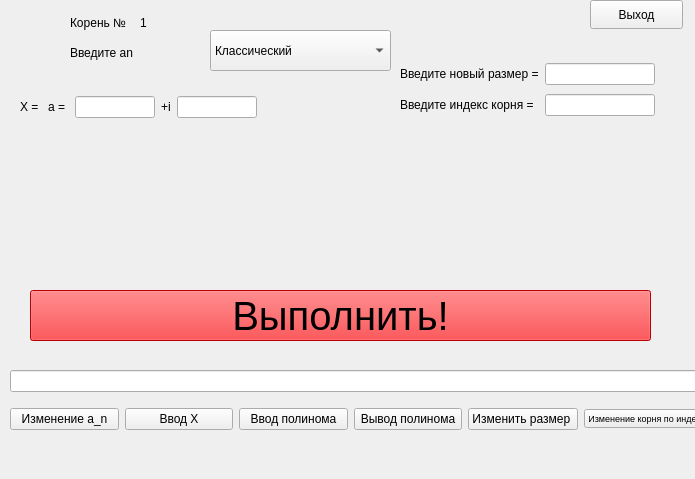
<?xml version="1.0" encoding="UTF-8"?>
<ui version="4.0">
 <class>Interface</class>
 <widget class="QWidget" name="Interface">
  <property name="geometry">
   <rect>
    <x>0</x>
    <y>0</y>
    <width>695</width>
    <height>479</height>
   </rect>
  </property>
  <property name="cursor">
   <cursorShape>ArrowCursor</cursorShape>
  </property>
  <property name="windowTitle">
   <string>Interface</string>
  </property>
  <property name="styleSheet">
   <string notr="true"/>
  </property>
  <widget class="QPushButton" name="do_but">
   <property name="geometry">
    <rect>
     <x>30</x>
     <y>290</y>
     <width>621</width>
     <height>51</height>
    </rect>
   </property>
   <property name="font">
    <font>
     <pointsize>30</pointsize>
    </font>
   </property>
   <property name="styleSheet">
    <string notr="true">background-color: rgb(255, 0, 4);
color: rgb(0, 0, 0);</string>
   </property>
   <property name="text">
    <string>Выполнить!</string>
   </property>
  </widget>
  <widget class="QComboBox" name="eprint_box">
   <property name="geometry">
    <rect>
     <x>210</x>
     <y>30</y>
     <width>181</width>
     <height>41</height>
    </rect>
   </property>
   <item>
    <property name="text">
     <string>Классический</string>
    </property>
   </item>
   <item>
    <property name="text">
     <string>Канонический</string>
    </property>
   </item>
  </widget>
  <widget class="QWidget" name="layoutWidget">
   <property name="geometry">
    <rect>
     <x>10</x>
     <y>360</y>
     <width>704</width>
     <height>81</height>
    </rect>
   </property>
   <layout class="QGridLayout" name="gridLayout_2">
    <item row="0" column="0">
     <widget class="QLineEdit" name="result_line">
      <property name="readOnly">
       <bool>true</bool>
      </property>
     </widget>
    </item>
    <item row="1" column="0">
     <layout class="QGridLayout" name="gridLayout">
      <item row="0" column="4">
       <widget class="QPushButton" name="change_len_but">
        <property name="text">
         <string>Изменить размер </string>
        </property>
       </widget>
      </item>
      <item row="0" column="2">
       <widget class="QPushButton" name="enter_pol_but">
        <property name="text">
         <string>Ввод полинома</string>
        </property>
       </widget>
      </item>
      <item row="0" column="0">
       <widget class="QPushButton" name="change_an_but">
        <property name="text">
         <string>Изменение a_n</string>
        </property>
       </widget>
      </item>
      <item row="0" column="1">
       <widget class="QPushButton" name="enter_X_but">
        <property name="text">
         <string>Ввод Х</string>
        </property>
       </widget>
      </item>
      <item row="0" column="3">
       <widget class="QPushButton" name="change_print_but">
        <property name="text">
         <string>Вывод полинома</string>
        </property>
       </widget>
      </item>
      <item row="0" column="5">
       <widget class="QPushButton" name="index_change_buttom">
        <property name="font">
         <font>
          <pointsize>7</pointsize>
         </font>
        </property>
        <property name="text">
         <string>Изменение корня по индексу</string>
        </property>
       </widget>
      </item>
     </layout>
    </item>
   </layout>
  </widget>
  <widget class="QWidget" name="layoutWidget">
   <property name="geometry">
    <rect>
     <x>400</x>
     <y>60</y>
     <width>255</width>
     <height>61</height>
    </rect>
   </property>
   <layout class="QGridLayout" name="gridLayout_3">
    <item row="0" column="1">
     <widget class="QLineEdit" name="new_size_edit"/>
    </item>
    <item row="0" column="0">
     <widget class="QLabel" name="size_label">
      <property name="text">
       <string>Введите новый размер =</string>
      </property>
     </widget>
    </item>
    <item row="1" column="0">
     <widget class="QLabel" name="index_change_label">
      <property name="text">
       <string>Введите индекс корня =</string>
      </property>
     </widget>
    </item>
    <item row="1" column="1">
     <widget class="QLineEdit" name="index_change_edit"/>
    </item>
   </layout>
  </widget>
  <widget class="QWidget" name="layoutWidget">
   <property name="geometry">
    <rect>
     <x>70</x>
     <y>10</y>
     <width>101</width>
     <height>55</height>
    </rect>
   </property>
   <layout class="QGridLayout" name="gridLayout_4">
    <item row="1" column="1">
     <widget class="QLabel" name="polin_num_label">
      <property name="text">
       <string>1</string>
      </property>
     </widget>
    </item>
    <item row="1" column="0">
     <widget class="QLabel" name="polin_text_label">
      <property name="text">
       <string>Корень №</string>
      </property>
     </widget>
    </item>
    <item row="2" column="0">
     <widget class="QLabel" name="an_label_2">
      <property name="text">
       <string>Введите an</string>
      </property>
     </widget>
    </item>
   </layout>
  </widget>
  <widget class="QWidget" name="layoutWidget">
   <property name="geometry">
    <rect>
     <x>20</x>
     <y>60</y>
     <width>237</width>
     <height>94</height>
    </rect>
   </property>
   <layout class="QGridLayout" name="gridLayout_5">
    <item row="0" column="0">
     <widget class="QLabel" name="x_label">
      <property name="text">
       <string>X = </string>
      </property>
     </widget>
    </item>
    <item row="0" column="4">
     <widget class="QLineEdit" name="im_edit"/>
    </item>
    <item row="0" column="3">
     <widget class="QLabel" name="i_label">
      <property name="text">
       <string>+i</string>
      </property>
     </widget>
    </item>
    <item row="0" column="1">
     <widget class="QLabel" name="an_label">
      <property name="text">
       <string>a = </string>
      </property>
     </widget>
    </item>
    <item row="0" column="2">
     <widget class="QLineEdit" name="re_edit"/>
    </item>
   </layout>
  </widget>
  <widget class="QPushButton" name="exit_buttom">
   <property name="geometry">
    <rect>
     <x>590</x>
     <y>0</y>
     <width>93</width>
     <height>29</height>
    </rect>
   </property>
   <property name="text">
    <string>Выход</string>
   </property>
  </widget>
 </widget>
 <resources/>
 <connections/>
</ui>
